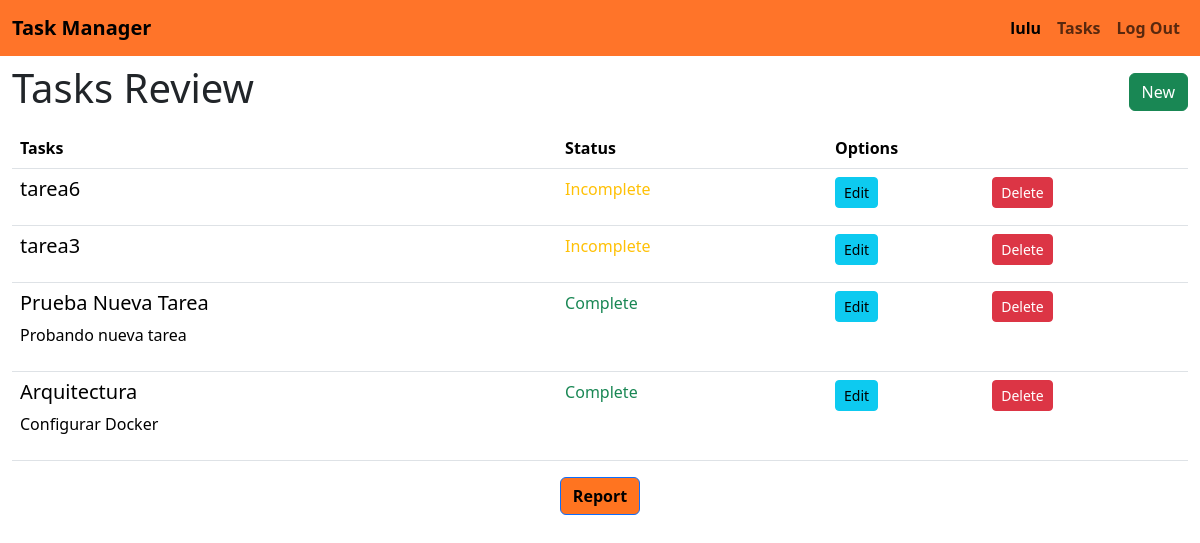
Page /taskManager/list (signed in) on the earlier database version.
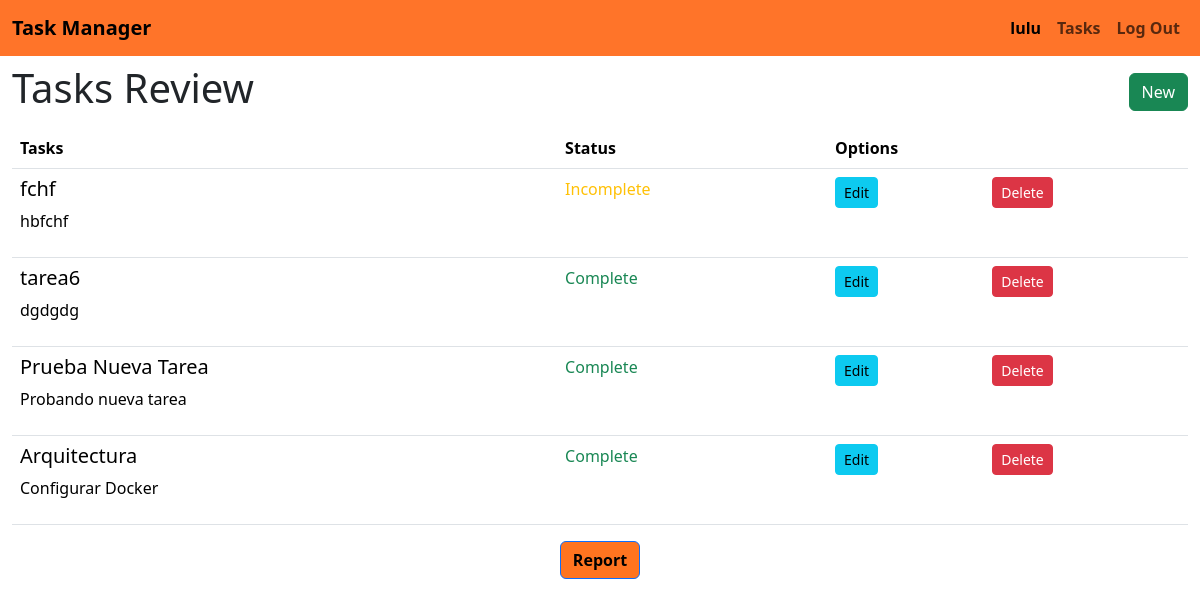
Same page on the later database version.
### flaskDirectory/models.py (models this page shows, shortened)
class User(db.Model):
    id = db.Column(db.Integer, primary_key = True)
    username = db.Column(db.String(20), unique = True, nullable = False)
    password = db.Column(db.Text, nullable = False)

class Todo(db.Model):
    id = db.Column(db.Integer, primary_key = True)
    created_by = db.Column(db.Integer, db.ForeignKey('user.id'), nullable = False)
    title = db.Column(db.String(100), nullable = False)
    description = db.Column(db.Text)
    status = db.Column(db.Boolean, default = False)

### flaskDirectory/taskManager.py (the view)
@bp.route('/list')
@login_required
def index():
    todos = Todo.query.all()
    return render_template('todo/index.html', todos = todos)

### flaskDirectory/auth.py (called while the page is built)
@bp.before_app_request
def load_logged_in_user():
    user_id = session.get('user_id')
    if user_id is None:
        g.user = None
    else:
        g.user = User.query.get_or_404(user_id)

def login_required(view):
    @functools.wraps(view)
    def wrapped_view(**kwargs):
        if g.user is None:
            return redirect(url_for('auth.login'))
        return view(**kwargs)
    return wrapped_view

### flaskDirectory/templates/todo/index.html
{% extends 'base.html' %}
{% block content %}
<section class="container-fluid">
    <nav class="navbar">
        <h1>{% block title %}Tasks Review{% endblock %}</h1>
        <a href="{{ url_for('taskManager.create') }}" class="btn btn-success">New</a>
    </nav>
    <table class="table">
        <thead>
            <tr>
                <th class="col">Tasks</th>
                <th class="col">Status</th>
                <th class="col" colspan="2">Options</th>
            </tr>
        </thead>
        <tbody>
            {% for todo in todos | reverse %}
            {% if g.user.id == todo.created_by %}
            <tr>
                <td>
                    <h5>{{todo.title}}</h5>
                    <p>{{todo.description}}</p>
                </td>
                <td>
                    {% if todo.status == false %}
                    <span class="text-warning">Incomplete</span>
                    {% else %}
                    <span class="text-success">Complete</span>
                    {% endif %}
                </td>
                <td>
                    <a href="{{ url_for('taskManager.update', id = todo.id) }}" class="btn btn-info btn-sm">Edit</a>
                </td>
                <td>
                    <a href="{{ url_for('taskManager.delete', id = todo.id) }}" class="btn btn-danger btn-sm">Delete</a>
                </td>
            </tr>
            {% endif %}
            {% endfor %}
        </tbody>
    </table>
    <div class="justify-content-center" style="text-align: center;">
        <input type="submit" class="btn btn-primary" style="background-color: #ff7420;font-weight: bold;color: #000000;"  onclick="window.print()" value="Report">
    </div>
</section>
{% endblock %}

### flaskDirectory/templates/base.html (shortened to what this page needs)
<!DOCTYPE html>
<html lang="en">
<head>
    <link href="https://cdn.jsdelivr.net/npm/bootstrap@5.3.3/dist/css/bootstrap.min.css" rel="stylesheet">
</head>
<body>
    <nav class="navbar navbar-expand-sm navbar" style="background-color: #ff7429;">
        <div class="container-fluid">
          <a class="navbar-brand" href="{{url_for('index')}}" style="color: #000000;font-weight: bolder;">Task Manager</a>
          <div class="collapse navbar-collapse justify-content-end" id="navbarNav">
            <ul class="navbar-nav" style="color: #ff7429;font-weight: bolder;">
              {% if g.user %}
              <li class="nav-item">
                <span class="nav-link active"> {{ g.user.username }} </span>
              </li>
              <li class="nav-item">
                <a class="nav-link" href="{{url_for('taskManager.index')}}">Tasks</a>
              </li>
              <li class="nav-item">
                <a class="nav-link" href="{{url_for('auth.logout')}}">Log Out</a>
              </li>
              {% endif %}
            </ul>
          </div>
        </div>
      </nav>
    {% block content %}
    {% endblock %}
</body>
</html>

Differences in the rows shown:
removed Todo: title "tarea3", status "Incomplete"
added Todo: title "fchf", description "hbfchf", status "Incomplete"
changed Todo "tarea6": description (not shown) → "dgdgdg"; status "Incomplete" → "Complete"
